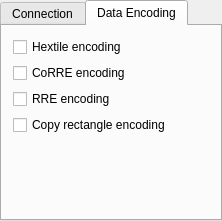
<ui version="4.0" stdsetdef="1" >
 <author></author>
 <comment></comment>
 <exportmacro></exportmacro>
 <class>VncOptionsBase</class>
 <widget class="QDialog" name="VncOptionsBase" >
  <property name="objectName" >
   <string notr="true">VncOptionsBase</string>
  </property>
  <property name="geometry" >
   <rect>
    <x>0</x>
    <y>0</y>
    <width>222</width>
    <height>221</height>
   </rect>
  </property>
  <property name="windowTitle" >
   <string>VNC Viewer Options</string>
  </property>
  <layout class="QVBoxLayout" >
   <property name="margin" >
    <number>0</number>
   </property>
   <property name="spacing" >
    <number>6</number>
   </property>
   <item>
    <widget class="QTabWidget" name="TabWidget3" >
     <property name="objectName" >
      <string notr="true">tabWidget3</string>
     </property>
     <property name="currentIndex" >
      <number>1</number>
     </property>
     <widget class="QWidget" name="tab1" >
      <attribute name="title" >
       <string>Connection</string>
      </attribute>
      <layout class="QVBoxLayout" >
       <property name="margin" >
        <number>11</number>
       </property>
       <property name="spacing" >
        <number>6</number>
       </property>
       <item>
        <widget class="QLabel" name="TextLabel1" >
         <property name="text" >
          <string>Screen updates every:</string>
         </property>
        </widget>
       </item>
       <item>
        <layout class="QHBoxLayout" >
         <property name="margin" >
          <number>0</number>
         </property>
         <property name="spacing" >
          <number>6</number>
         </property>
         <item>
          <widget class="QSpinBox" name="timeBox" >
           <property name="maximum" >
            <number>500</number>
           </property>
           <property name="minimum" >
            <number>1</number>
           </property>
          </widget>
         </item>
         <item>
          <widget class="QLabel" name="TextLabel2" >
           <property name="text" >
            <string>Milliseconds</string>
           </property>
          </widget>
         </item>
        </layout>
       </item>
       <item>
        <widget class="QCheckBox" name="bit" >
         <property name="text" >
          <string>Request 8-bit session</string>
         </property>
        </widget>
       </item>
       <item>
        <widget class="QCheckBox" name="deIconify" >
         <property name="text" >
          <string>Raise on bell</string>
         </property>
        </widget>
       </item>
       <item>
        <widget class="QCheckBox" name="shared" >
         <property name="text" >
          <string>Request shared session</string>
         </property>
        </widget>
       </item>
       <item>
        <spacer>
         <property name="orientation" >
          <enum>Qt::Vertical</enum>
         </property>
         <property name="sizeType" >
          <enum>QSizePolicy::Expanding</enum>
         </property>
         <property name="sizeHint" >
          <size>
           <width>20</width>
           <height>20</height>
          </size>
         </property>
        </spacer>
       </item>
      </layout>
     </widget>
     <widget class="QWidget" name="tab2" >
      <attribute name="title" >
       <string>Data Encoding</string>
      </attribute>
      <layout class="QVBoxLayout" >
       <property name="margin" >
        <number>11</number>
       </property>
       <property name="spacing" >
        <number>6</number>
       </property>
       <item>
        <widget class="QCheckBox" name="hex" >
         <property name="enabled" >
          <bool>true</bool>
         </property>
         <property name="text" >
          <string>Hextile encoding</string>
         </property>
        </widget>
       </item>
       <item>
        <widget class="QCheckBox" name="corre" >
         <property name="enabled" >
          <bool>true</bool>
         </property>
         <property name="text" >
          <string>CoRRE encoding</string>
         </property>
        </widget>
       </item>
       <item>
        <widget class="QCheckBox" name="rre" >
         <property name="enabled" >
          <bool>true</bool>
         </property>
         <property name="text" >
          <string>RRE encoding</string>
         </property>
        </widget>
       </item>
       <item>
        <widget class="QCheckBox" name="copyRect" >
         <property name="text" >
          <string>Copy rectangle encoding</string>
         </property>
        </widget>
       </item>
       <item>
        <spacer>
         <property name="orientation" >
          <enum>Qt::Vertical</enum>
         </property>
         <property name="sizeType" >
          <enum>QSizePolicy::Expanding</enum>
         </property>
         <property name="sizeHint" >
          <size>
           <width>20</width>
           <height>20</height>
          </size>
         </property>
        </spacer>
       </item>
      </layout>
     </widget>
    </widget>
   </item>
  </layout>
 </widget>
</ui>
